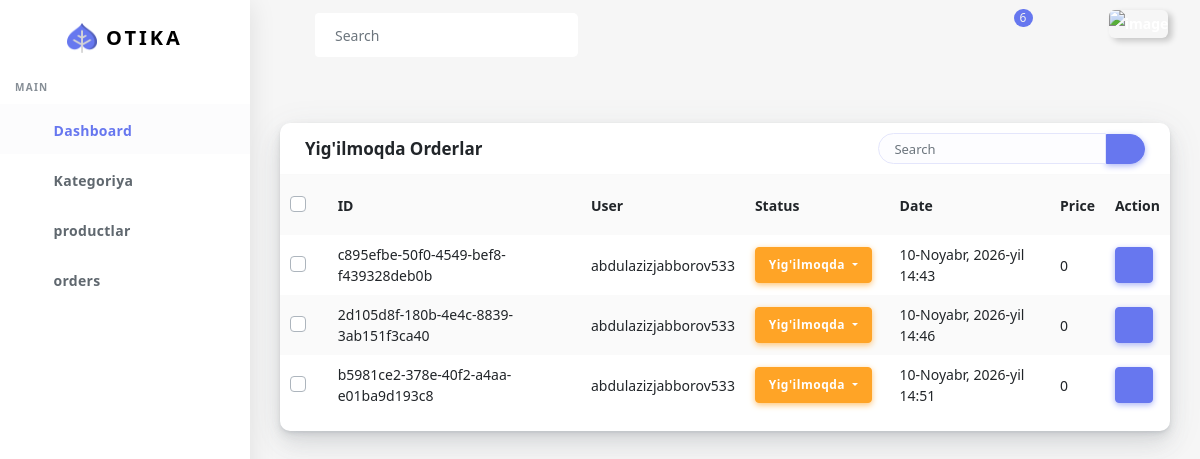
The app's page /dashboard/yigilmoqda-orders/ with its own data.
### main/models.py (models this page shows, shortened)
class Code(models.Model):
    code = models.CharField(max_length=150, unique=True, default=uuid4, blank=True, null=True)
    class Meta:
        abstract = True

class Cart(Code):
    user = models.ForeignKey(User, on_delete=models.CASCADE)
    status = models.IntegerField(choices=CART_STATUS, default=1)
    date = models.DateTimeField(auto_now_add=True)
    delivery_date = models.DateTimeField(null=True, blank=True)
    @property
    def cart_total_price(self):
        n = 0
        for i in CartProduct.objects.filter(cart=self):
            n += i.total_price
        return n

class User(AbstractUser):
    phone = models.CharField(max_length=150, null= True, blank=True)
    address = models.TextField(null=True, blank=True)
    photo = models.ImageField(upload_to='users', null=True, blank=True)
    class Meta(AbstractUser.Meta):
        swappable = "AUTH_USER_MODEL"

class CartProduct(Code):
    product = models.ForeignKey(Product, on_delete=models.SET_NULL, null=True, blank=True)
    cart = models.ForeignKey(Cart, on_delete=models.CASCADE)
    count = models.IntegerField()
    product_name = models.CharField(max_length=255, blank=True)
    product_image = models.CharField(max_length=500, blank=True)
    price = models.DecimalField(max_digits=10, decimal_places=2, null=True, blank=True)
    discount = models.DecimalField(max_digits=10, decimal_places=2, null=True, blank=True)
    @property
    def total_price(self):
        if self.product:
            if self.product.status and self.product.discount_price:
                return self.product.discount_price * self.count
            return self.product.price * self.count
        return (self.price or 0) * self.count

### dashboard/views.py (the view)
# urls.py: path('yigilmoqda-orders/', views.yigilmoqda_orders, name='d_yigilmoqda_orders'),
def yigilmoqda_orders(request):
    orders = models.Cart.objects.filter(status=2)
    return render(request, 'dashboard/yigilmoqda_orders.html', {'orders': orders})

### templates/dashboard/yigilmoqda_orders.html (shortened to what this page needs)
{% extends 'dashboard/base.html' %}
{% block content %}
<div class="main-content" style="min-height: 740px;">
        <section class="section">
          <div class="section-body">
            <div class="row">
              <div class="col-12">
                <div class="card">
                  <div class="card-header">
                    <h4>Yig'ilmoqda Orderlar</h4>
                    <div class="card-header-form">
                      <form>
                        <div class="input-group">
                          <input type="text" class="form-control" placeholder="Search">
                          <div class="input-group-btn">
                            <button class="btn btn-primary"><i class="fas fa-search"></i></button>
                          </div>
                        </div>
                      </form>
                    </div>
                  </div>
                  <div class="card-body p-0">
                    <div class="table-responsive">
                      <table class="table table-striped">
                        <tbody><tr>
                          <th class="text-center">
                            <div class="custom-checkbox custom-checkbox-table custom-control">
                              <label for="checkbox-all" class="custom-control-label">&nbsp;</label>
                            </div>
                          </th>
                          <th>ID</th>
                          <th>User</th>
                          <th>Status</th>
                          <th>Date</th>
                          <th>Price</th>
                          <th>Action</th>
                        </tr>
                        {% for category in orders %}
                        <tr>
                          <td class="p-0 text-center">
                            <div class="custom-checkbox custom-control">
                              <label for="checkbox-1" class="custom-control-label">&nbsp;</label>
                            </div>
                          </td>
                          <td>{{category.code}}</td>
                          <td>{{category.user}}</td>
                          <td>                                              <div class="dropdown d-inline mr-2">
                {% if category.status == 1 %}
                      <button class="btn btn-primary dropdown-toggle" type="button" id="dropdownMenuButton"
                        data-toggle="dropdown" aria-haspopup="true" aria-expanded="false">
                        No faol </button>
                {% elif category.status == 2 %}
                  <button class="btn btn-warning dropdown-toggle" type="button" id="dropdownMenuButton"
                        data-toggle="dropdown" aria-haspopup="true" aria-expanded="false">
                        Yig'ilmoqda </button>
                 {% elif category.status == 3 %}
                     <button class="btn btn-info dropdown-toggle" type="button" id="dropdownMenuButton"
                        data-toggle="dropdown" aria-haspopup="true" aria-expanded="false">
                        Yo'lda</button>
                 {% elif category.status == 4 %}
                     <button class="btn btn-success dropdown-toggle" type="button" id="dropdownMenuButton"
                        data-toggle="dropdown" aria-haspopup="true" aria-expanded="false">
                        Yetkazilgan</button>
                 {% elif category.status == 5 %}
                     <button class="btn btn-danger dropdown-toggle" type="button" id="dropdownMenuButton"
                        data-toggle="dropdown" aria-haspopup="true" aria-expanded="false">
                        Bekor qilingan</button>
                 {% endif %}
                    </div>
</td>
                          <td>{{category.date}}</td>
                          <td>{{category.cart_total_price}}</td>
                          <td>
                            <a href="{% url 'd_edit_category' category.id %}" class="btn btn-primary"> <i class="far fa-edit"></i></a>
                          </td>
                        </tr>
                        {% empty %}
                        <tr>
                          <td colspan="7" class="text-center">Yig'ilmoqda orderlar yo'q</td>
                        </tr>
                        {% endfor %}
                      </tbody></table>
                    </div>
                  </div>
                </div>
              </div>
            </div>
          </div>
        </section>
      </div>
{% endblock %}

### static/assets2/assets/css/custom.css (style rules this page uses)
.section { max-width: 100%; }
.card { margin-bottom: 1.5rem; }
.card-body { padding: 1.5rem; }

### records on screen
Cart: code "c895efbe-50f0-4549-bef8-f439328deb0b", user "abdulazizjabborov533", status "Yig'ilmoqda", date "10-Noyabr, 2026-yil 14:43", cart_total_price "0"
Cart: code "2d105d8f-180b-4e4c-8839-3ab151f3ca40", user "abdulazizjabborov533", status "Yig'ilmoqda", date "10-Noyabr, 2026-yil 14:46", cart_total_price "0"
Cart: code "b5981ce2-378e-40f2-a4aa-e01ba9d193c8", user "abdulazizjabborov533", status "Yig'ilmoqda", date "10-Noyabr, 2026-yil 14:51", cart_total_price "0"
